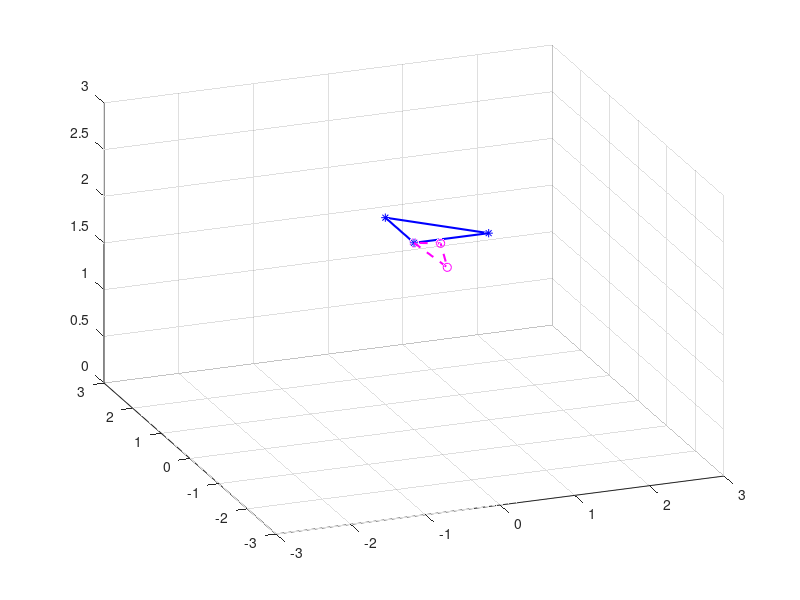

Recreate this plot in MATLAB.
%% Triangular Formation 3D

% Q = [  | x    y    z  |    | p   q     beta |    | phi   theta   psi |  ]
% X = [  | x1   y1   z1 |    | x2   y2   z2 |      | x3    y3      z3  |  ]
% - - - - - - - - - - - - - - - - - - - - - - - - - - - - - - - - - - - -  %

% Initial Comands

clear; close all; clc;

try
    fclose(instrfindall);
catch
end

% - - - - - - - - - - - - - - - - - - - - - - - - - - - - - - - - - - - - %

% Look for root folder

PastaAtual = pwd;
PastaRaiz = 'AuRoRA 2018';
cd(PastaAtual(1:(strfind(PastaAtual,PastaRaiz)+numel(PastaRaiz)-1)))
addpath(genpath(pwd))

%% Load Classes

figure;
axis(3*[-1 1 -1 1 0 1]);
view(-21,30);
hold on;
grid on;


T = 60;
w = 2*pi/T;
r = 2;

inc = 0.1;
tsim = 60;

t = tic;
tinc = tic;

% while toc(t) < tsim
%     if tinc > inc
%         tinc = tic;
        
        % Robots
%         x1 = 1 + r*cos(w*toc(t));
%         y1 = 1 + r*sin(w*toc(t));
%         z1 = 2 + sin(w*toc(t));
%         
%         % Robot 2 (R2)
%         x2 = 0 + r*cos(w*toc(t));
%         y2 = 1 + r*sin(w*toc(t));
%         z2 = 2 + sin(w*toc(t));
%         
%         % Robot 3 (R3)
%         x3 = 1 + r*cos(w*toc(t));
%         y3 = 0 + r*sin(w*toc(t));
%         z3 = 2 + sin(w*toc(t));
        
        x1 = 0;
        y1 = 0;
        z1 = 2 + sin(w*toc(t));
        
        % Robot 2 (R2)
        x2 = 0;
        y2 = 1;
        z2 = 2;
        
        % Robot 3 (R3)
        x3 = 1;
        y3 = 0;
        z3 = 2;
        
        % Calculating the transformation
        % Position (P)
        x = (x1 + x2 + x3)/3;
        y = (y1 + y2 + y3)/3;
        z = (z1 + z2 + z3)/3;
        
        % Shape (S)
        p = sqrt((x1 - x2)^2 + (y1-y2)^2 + (z1-z2)^2);
        q = sqrt((x1 - x3)^2 + (y1-y3)^2 + (z1-z3)^2);
        r = sqrt((x2 - x3)^2 + (y2-y3)^2 + (z2-z3)^2);
        beta = acos((p^2 + q^2 - r^2)/(2*p*q));
        
        % Orientation (O)       
        Fx = [x1 y1 z1]' - [x y z]';
        Fz = cross(([x1 y1 z1]' - [x2 y2 z2]'),([x1 y1 z1]' - [x3 y3 z3]'));
        Fy = cross(Fz,Fx);
        
        psi = atan2(Fx(2),Fx(1)); % Roll (x-axis)
        theta = -asin(Fx(3));%,(2*x1 - x2 - x3)); % Pitch (y-axis)
        phi = atan2(Fy(3),Fz(3)); % Yaw (z-axis)
        
        %%
        
        r = sqrt(p^2 + q^2 - 2*p*q*cos(beta));
        h = sqrt(0.5*(p^2 + q^2 - 0.5*r^2));
        alpha = acos((p^2 + q^2 - 0.25*r^2)/(2*p*q));
        
        %%  Calculating the transformation
        
        % Robot 1 (R1)
        x1d = 2/3*h*cos(theta)*cos(psi) + x;
        y1d = 2/3*h*(sin(phi)*sin(theta)*cos(psi) - cos(phi)*sin(psi)) + y;
        z1d = - 2/3*h*(cos(phi)*sin(theta)*cos(psi) + sin(phi)*sin(psi)) + z;
        
        % Robot 2 (R2)
        x2d = x1d - p*cos(theta)*cos(alpha + psi);
        y2d = y1d - p*cos(phi)*sin(alpha + psi) - q*sin(phi)*sin(theta)*cos(alpha + psi);
        z2d = z1d + p*sin(phi)*sin(alpha + psi) + q*cos(phi)*sin(theta)*cos(alpha + psi);
        
        
        % Robot 3 (R3)
        x3d =  2/3*h*cos(alpha)*cos(theta)*cos(psi) ...
            - 2/3*h*sin(alpha)*(sin(phi)*sin(theta)*cos(psi) - cos(phi)*sin(psi)) ...
            + x;
        y3d =   2/3*h*cos(alpha)*cos(theta)*sin(psi) ...
            - 2/3*h*sin(alpha)*(sin(phi)*sin(theta)*sin(psi) + cos(phi)*cos(psi)) ...
            + y;
        z3d = - 2/3*h*cos(alpha)*sin(theta) ...
            - 2/3*h*sin(alpha)*sin(phi)*cos(theta)...
            + z;
        
%         try
%             delete(fig(1));
%             delete(fig(2));
%             delete(triangle);
%             delete(triangled);
%         catch
%         end
%         
        fig(1) = plot3([x1 x2 x3],[y1 y2 y3],[z1 z2 z3],'b*');
        fig(2) = plot3([x1d x2d x3d],[y1d y2d y3d],[z1d z2d z3d],'mo');
        
        triangle = plot3([x1 x2 x3 x1],[y1 y2 y3 y1],[z1 z2 z3 z1], '-b','LineWidth',1.5);
        triangled = plot3([x1d x2d x3d x1d],[y1d y2d y3d y1d],[z1d z2d z3d z1d], '--m','LineWidth',1.5);
%         
%         drawnow;
%         
%     end
% end
% 
